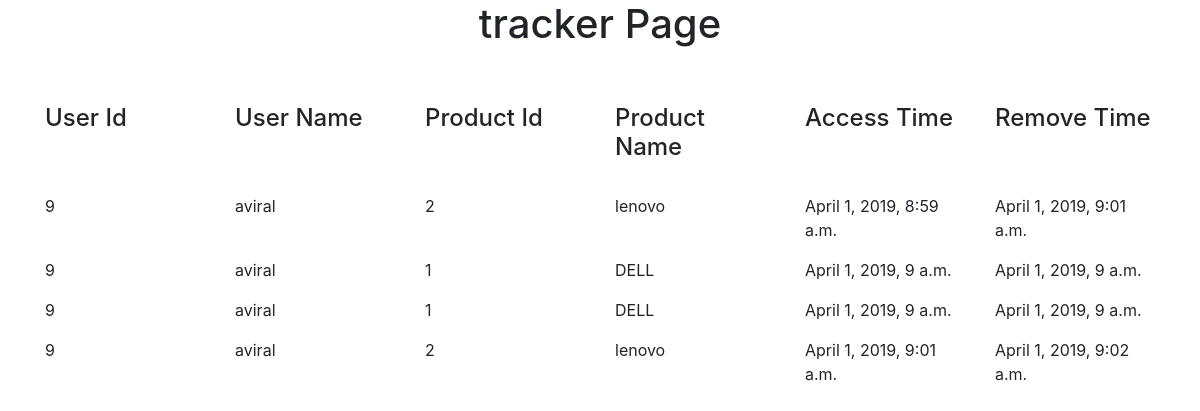
Page /tracker/ (signed in) on the earlier database version.
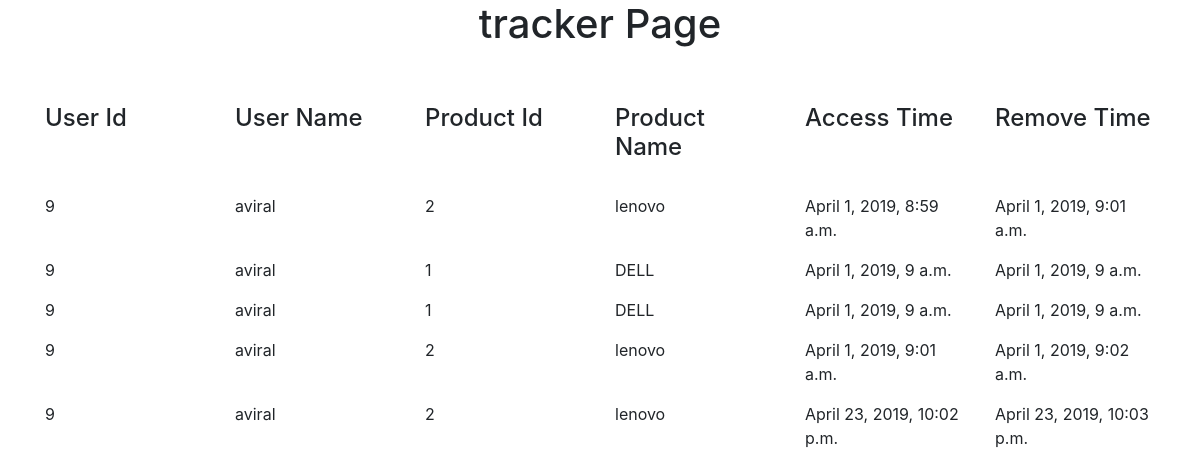
Same page on the later database version.
### tracker/models.py (models this page shows, shortened)
class Tracker(models.Model):
    tid          = models.IntegerField( default=0)
    user        = models.ForeignKey(User, null = True, blank=True, on_delete = models.CASCADE)
    product     = models.ForeignKey(Product,blank=True, null=True, on_delete = models.CASCADE)
    accessed    = models.DateTimeField(auto_now_add=True, blank=True, null=True)
    removed     = models.DateTimeField(auto_now_add=False, blank=True, null=True)
    objects = TrackerManager()

### product/models.py (models this page shows, shortened)
class Product(models.Model):
    id              = models.CharField(max_length=20, primary_key=True, blank=False)
    uid             = models.IntegerField(max_length=20, default=0)
    name            = models.CharField(max_length=50)
    prod_choice     = (
            ('Laptops', 'Laptops'),
            ('Storage', 'storage'),
            ('Mobiles', 'Mobiles'),
            ('Fashion', 'Fashion'),
    )
    type            = models.CharField(max_length=12, choices=prod_choice, blank=True)
    status_choice   = (
            ('FREE', 'Free'),
            ('IN USE', 'In use'),
    )
    status          = models.CharField(max_length=12, choices=status_choice, default='Free')
    condition_choice = (
            ('USABLE', 'Usable'),
            ('FAULTY', 'faulty'),
    )
    condition       = models.CharField(max_length=12, choices=condition_choice, default='Usable')

### tracker/views.py (the view)
# urls.py: url(r'^tracker/$', tracker, name='tracker'),
def tracker(request):
    tr = Tracker.objects.all()
    current_user = request.user
    return render(request, "tracker/home.html", {"t":tr, "cu":current_user})

### tracker/templates/tracker/home.html (shortened to what this page needs)
<!doctype html>
  <html lang="en">
    <head>
      <link rel="stylesheet" href="https://maxcdn.bootstrapcdn.com/bootstrap/4.0.0/css/bootstrap.min.css">
    </head>
    <body>
      <div class="text-center">
        <h1>tracker Page</h1>
      </div>
      <br/><br/>
      <div class = 'container'>
        <div class = 'row'>
          <div class = 'col'>
            <h4> User Id </h3>
          </div>
          <div class = 'col'>
            <h4> User Name </h3>
          </div>
          <div class = 'col'>
            <h4> Product Id </h3>
          </div>
          <div class = 'col'>
            <h4> Product Name </h3>
          </div>
          <div class = 'col'>
            <h4> Access Time </h3>
          </div>
          <div class = 'col'>
            <h4> Remove Time </h3>
          </div>
        </div>
        <br/>
        {% for ob in t %}
          {% if ob.user.id == cu.id %}
        <div class = 'row'>
          <div class = 'col'>
            <p> {{ob.user.id}} </p>
          </div>
            <div class = 'col'>
              <p> {{ob.user.username }} </p>
            </div>
            <div class = 'col'>
              <p>   {{ ob.product.id }} </p>
            </div>
            <div class = 'col'>
              <p> {{ob.product.name}} </p>
            </div>
            <div class = 'col'>
              <p> {{ob.accessed}} </p>
            </div>
            <div class = 'col'>
                <p> {{ob.removed }}</p>
            </div>
          </div>
            {% endif %}
            {% endfor %}
      </div>
    </body>
  </html>

Differences in the rows shown:
added Tracker: user.id "9", user.username "aviral", product.id "2", product.name "lenovo", accessed "April 23, 2019, 10:02 p.m.", removed "April 23, 2019, 10:03 p.m."
